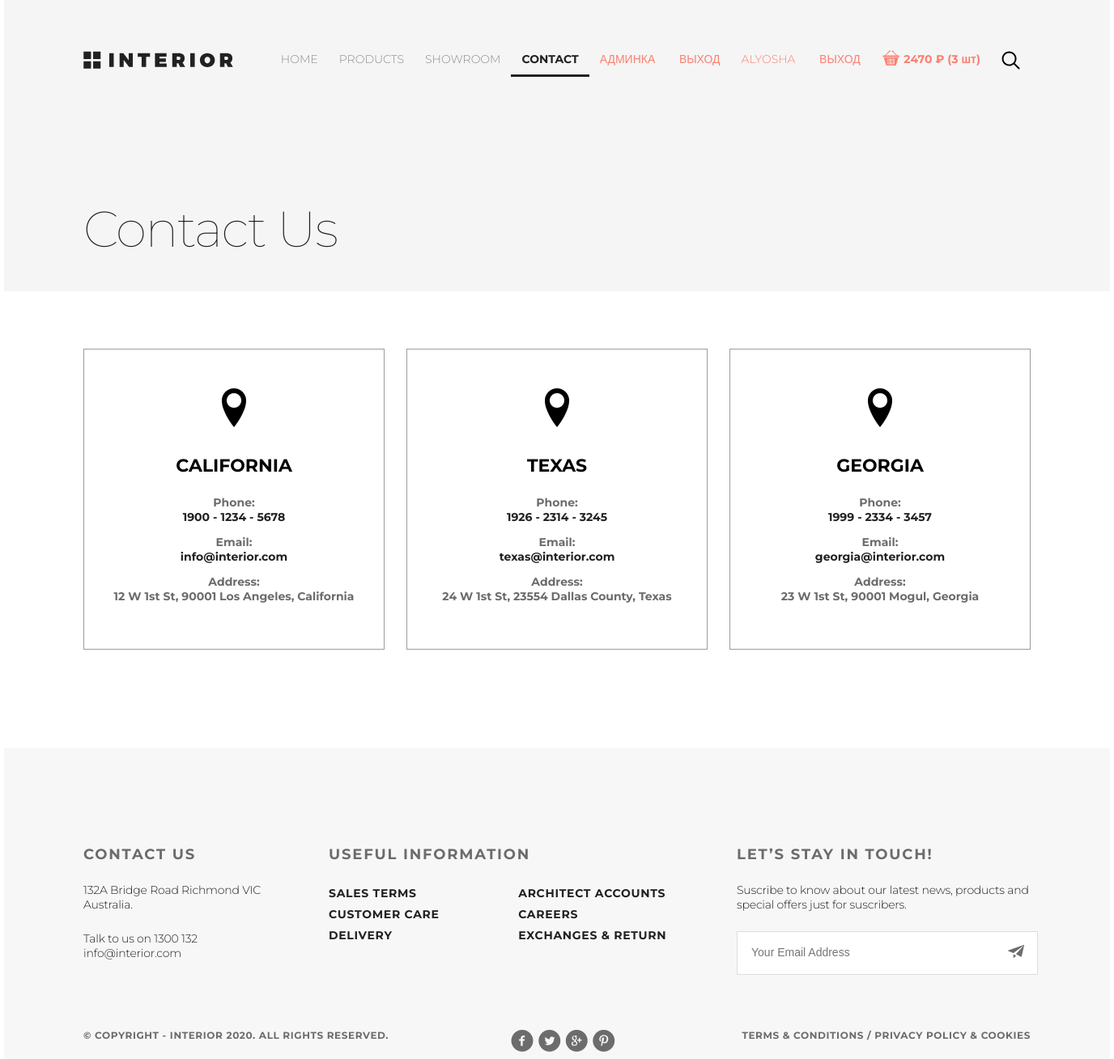
Page /contact/ (signed in) on the committed database.
### authapp/models.py (models this page shows)
class ShopUser(AbstractUser):
    age = models.PositiveIntegerField(verbose_name='возраст', null=True)
    avatar = models.ImageField(upload_to='users_avatars', blank=True)
    def basket_cost(self):
        return sum(item.product.price * item.quantity for item in self.user_basket.all())
    def basket_total_quantity(self):
        return sum(item.quantity for item in self.user_basket.all())
    class Meta:
        ordering = ['-is_active', '-is_superuser', '-is_staff', 'username']

### basketapp/models.py (models this page shows)
class BasketItem(models.Model):
    user = models.ForeignKey(
        get_user_model(),
        verbose_name='Пользователь',
        on_delete=models.CASCADE,
        related_name='user_basket'
    )
    product = models.ForeignKey(Product, verbose_name='Продукт', on_delete=models.CASCADE)
    quantity = models.PositiveIntegerField(default=0, verbose_name='Количество')
    mod_datetime = models.DateTimeField(auto_now=True,  verbose_name='Дата изменения')
    class Meta:
        verbose_name = 'корзина'
        verbose_name_plural = 'корзины'
        ordering = ['product']

### mainapp/models.py (models this page shows, shortened)
class Product(models.Model):
    category = models.ForeignKey(ProductCategory,
                                 on_delete=models.CASCADE,
                                 verbose_name='категория продукта')
    name = models.CharField('имя продукта', max_length=128)
    image = models.ImageField(upload_to='products_images', blank=True)
    short_desc = models.CharField('краткое описание продукта', max_length=64, blank=True)
    description = models.TextField('описание продукта', blank=True)
    price = models.DecimalField('цена продукта', max_digits=8, decimal_places=2, default=0)
    quantity = models.PositiveIntegerField('количество на складе', default=0)
    modified_date = models.DateTimeField(
        verbose_name='дата изменения', auto_now=True)
    class Meta:
        verbose_name = 'продукт'
        verbose_name_plural = 'продукты'
        ordering = ['name']

### mainapp/views.py (the view)
# urls.py: path('contact/', mainapp.contact, name='contact'),
def contact(request):
    context = {
        'page_title': 'Contact',
        'locations': LOCATIONS,
        'links_menu': LINKS_MENU,
    }
    return render(request, 'mainapp/contact.html', context)

### mainapp/templates/mainapp/contact.html
{% extends 'mainapp/base.html' %}
{% block container %}
    <section class="padding-site our-products clearfix">
        {% include 'mainapp/includes/inc__main_menu.html' %}
        <p class="our-products-text">Contact Us</p>
    </section>
    <section class="interior-contact padding-site">
        {% if locations %}
            {% for location in locations.locations %}
                <div class="contact"><a href="#">
                    <span class="icon-location contact__location-font"></span>
                    <h4>{{ location.city }}</h4>
                    <p>Phone:</p>
                    <p>{{ location.phone }}</p>
                    <p>Email:</p>
                    <p>{{ location.email }}</p>
                    <p>Address:</p>
                    <p>{{ location.address }}</p>
                </a></div>
            {% endfor %}
        {% else %}
            <h3>No data...</h3>
        {% endif %}
    </section>
{% endblock %}

### mainapp/templates/mainapp/includes/inc__main_menu.html (shortened to what this page needs)
{% load static %}
<header class="header">
    <a href="{% url 'main:index' %}"><img class="logo" src="{% static 'img/logo.svg' %}" alt="logo"></a>
    <ul class="menu clearfix">
        {% for link in links_menu.links_menu %}
            <li class="menu_list">
                <a href="{% url link.href %}"
                   class="
                   menu_link
                   {% if 'main:'|add:request.resolver_match.url_name == link.href or request.resolver_match.url_name == 'catalog' and link.name == 'products' or request.resolver_match.url_name == 'showroom_catalog' and link.name == 'showroom' or request.resolver_match.url_name == 'product_page' and link.name == 'products' %}
                   menu_link__active
                   {% endif %}
">
                    {{ link.name|upper }}
                </a>
            </li>
        {% endfor %}
        {% if user.is_superuser %}
        <li class="menu_list">
            <a href="{% url 'my_admin:index' %}" class="menu_link forms-menu">
                админка
            </a>
            <a href="{% url 'auth:logout' %}" class="menu_link forms-menu">
                выход
            </a>
        </li>
        {% endif %}
        {% if user.is_authenticated %}
            <li class="menu_list">
                <a href="{% url 'auth:user_profile' %}" class="menu_link forms-menu">
                    {{ user.first_name|default:'Пользователь' }}
                </a>
                <a href="{% url 'auth:logout' %}" class="menu_link forms-menu">
                    выход
                </a>
            </li>
        {% endif %}
        {% if user.is_authenticated %}
            <li class="menu_list">
                <a href="{% url 'basket:index' %}" class="menu_link forms-menu basket">
                    <span class="icon-basket"></span>
                    <span class="basket-items">{{ user.basket_cost|floatformat:0 }} &#8381; ({{ user.basket_total_quantity }} шт)</span>
                </a>
            </li>
        {% endif %}
        <li class="menu_list">
            <a href="#" class="menu_link"><img src="{% static 'img/search.svg' %}" alt="img"></a>
        </li>
    </ul>
</header>

### static/css/style.css (style rules this page uses)
* { margin: 0; padding: 0; }
html { height: 100%; }
body { height: 100%; font-family: "Montserrat", sans-serif; }
.clearfix:after { content: ""; display: table; clear: both; }
.padding-site { padding-left: 98px; padding-right: 98px; }
.logo { transition: 0.2s; }
.header { padding-top: 63px; }
.menu { float: right; }
.menu img { transition: 0.3s; }
.menu_list { list-style-type: none; float: left; }
.menu_link { color: #8c8c8c; font-size: 14px; font-weight: 300; text-transform: uppercase; text-decoration: none; padding: 10px 13px; transition: 0.1s; }
.menu_link__active { color: #212121; font-weight: 700; border-bottom: solid 3px #212121; }
.our-products { height: 360px; background-color: #f5f5f5; }
.our-products-text { margin-top: 156px; color: #212121; font-size: 62px; font-weight: 100; letter-spacing: -1.8px; }
.interior-contact { display: flex; justify-content: space-between; margin-top: 71px; margin-bottom: 122px; }
.interior-contact .contact { width: 370px; height: 370px; border: 1px solid #9c9c9c; text-align: center; }
.interior-contact .contact__location-font { font-size: 48px; display: inline-block; margin-top: 48px; margin-bottom: 34px; }
.interior-contact .contact h4 { font-size: 22px; font-weight: 700; text-transform: uppercase; margin-bottom: 23px; }
.interior-contact .contact p { color: #6c6c6c; font-size: 14px; font-weight: 700; }
.interior-contact .contact p:not(:last-child):nth-child(2n) { color: #212121; font-weight: 700; margin-bottom: 13px; }
.interior-contact .contact a { text-decoration: none; color: inherit; }
.forms-menu { color: salmon; }
.basket .icon-basket { display: inline-block; transform: scale(1.5); margin: 0 5px; }
.basket-items { text-transform: lowercase; font-weight: bold; }

### rows in the picture
ShopUser: first_name "ALYOSHA", basket_cost "2470", basket_total_quantity "3"

### other values in the picture
{{ link.name|upper }} "HOME" "PRODUCTS" "SHOWROOM" "CONTACT"
{{ location.city }} "CALIFORNIA" "TEXAS" "GEORGIA"
{{ location.phone }} "1900 - 1234 - 5678" "1926 - 2314 - 3245" "1999 - 2334 - 3457"
{{ location.email }} "info@interior.com" "texas@interior.com" "georgia@interior.com"
{{ location.address }} "12 W 1st St, 90001 Los Angeles, California" "24 W 1st St, 23554 Dallas County, Texas" "23 W 1st St, 90001 Mogul, Georgia"
